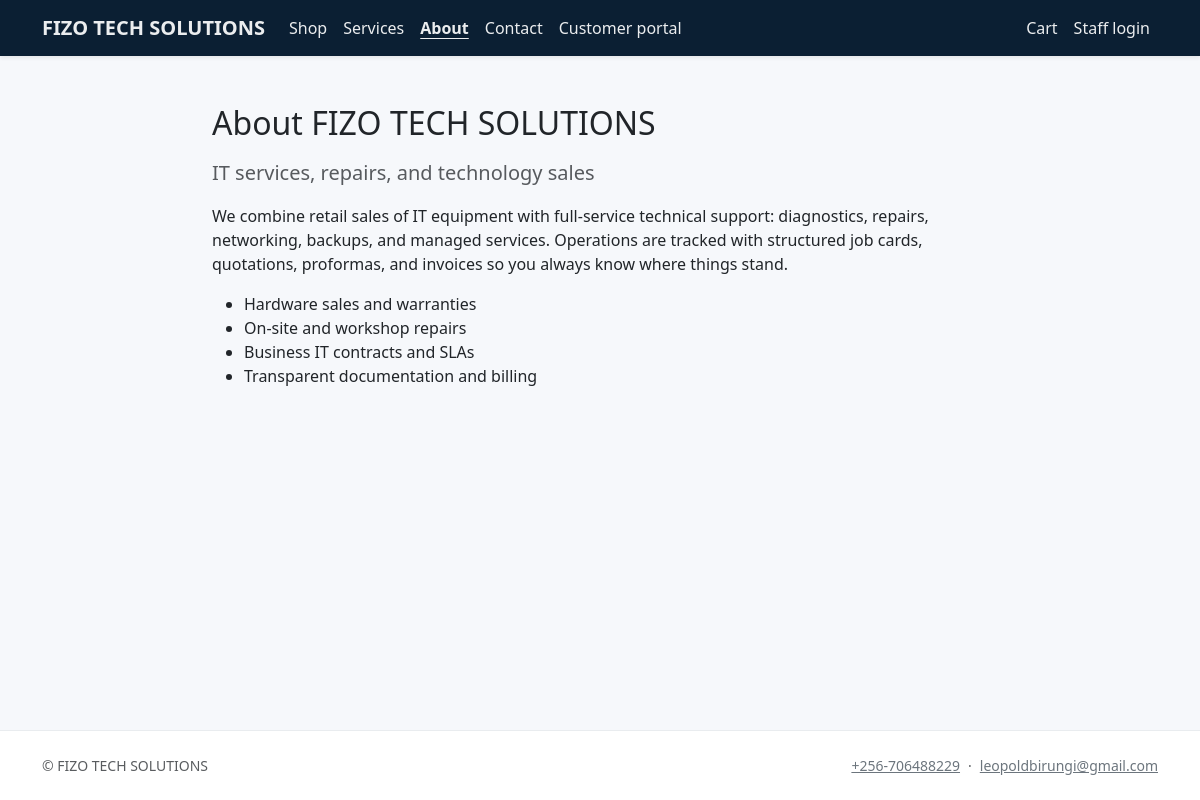
The page /about/ on the database its author committed.
### core/models.py (models this page shows, shortened)
class CompanySettings(models.Model):
    company_name = models.CharField(max_length=200, default="ALLTECH")
    legal_name = models.CharField(max_length=200, blank=True)
    tagline = models.CharField(max_length=300, blank=True)
    email = models.EmailField(blank=True)
    phone = models.CharField(max_length=64, blank=True)
    website = models.URLField(blank=True)
    address_line = models.CharField(max_length=255, blank=True)
    city = models.CharField(max_length=120, blank=True)
    region = models.CharField(max_length=120, blank=True)
    postal_code = models.CharField(max_length=32, blank=True)
    country = models.CharField(max_length=120, blank=True)
    tax_id = models.CharField(max_length=64, blank=True, verbose_name="Tax / VAT ID")
    bank_details = models.TextField(blank=True, help_text="Shown on invoices / proformas.")
    default_tax_rate = models.DecimalField(
        max_digits=5, decimal_places=2, default=0, help_text="Percentage, e.g. 15.00"
    )
    currency_code = models.CharField(max_length=8, default="UGX")
    logo = models.ImageField(upload_to="company/", blank=True, null=True)
    sla_low_hours = models.PositiveIntegerField(
        default=168, help_text="SLA target (hours) for Low priority work — default 1 week."
    )
    sla_normal_hours = models.PositiveIntegerField(
        default=72, help_text="SLA target (hours) for Normal priority — default 3 days."
    )
    sla_high_hours = models.PositiveIntegerField(
        default=24, help_text="SLA target (hours) for High priority — default 24h."
    )
    sla_urgent_hours = models.PositiveIntegerField(
        default=8, help_text="SLA target (hours) for Urgent priority — default 8h."
    )
    class Meta:
        verbose_name = "Company settings"
        verbose_name_plural = "Company settings"
    @classmethod
    def load(cls) -> "CompanySettings":
        obj, _ = cls.objects.get_or_create(pk=1)
        return obj

### core/views.py (the view)
# urls.py: path("about/", views.AboutView.as_view(), name="about"),
class AboutView(TemplateView):
    template_name = "core/about.html"

### commerce/cart.py (called while the page is built, shortened)
def _cart_dict(session: dict[str, Any]) -> dict[str, int]:
    raw = session.get(CART_SESSION_KEY)
    if not isinstance(raw, dict):
        return {}

def cart_item_count(session) -> int:
    return sum(_cart_dict(session).values())

### commerce/context_processors.py (called while the page is built)
def cart_summary(request):
    return {"cart_item_count": cart_mod.cart_item_count(request.session)}

### core/context_processors.py (called while the page is built)
def company(request):
    m = getattr(request, "resolver_match", None)
    url_name = getattr(m, "url_name", "") or ""
    ctx = {
        "company": CompanySettings.load(),
        "resolve_url_name": url_name,
    }
    user = getattr(request, "user", None)
    if user is not None and user.is_authenticated and user.is_staff:
        ctx["staff_unread_notifications"] = StaffNotification.objects.filter(
            recipient=user, is_read=False
        ).count()
    else:
        ctx["staff_unread_notifications"] = 0
    return ctx

### templates/core/about.html (shortened to what this page needs)
{% extends "base.html" %}
{% block content %}
<div class="container py-5 col-lg-8">
  <h1 class="h2 mb-3">About {{ company.company_name }}</h1>
  <p class="lead text-muted">{{ company.tagline }}</p>
  <p>
    We combine retail sales of IT equipment with full-service technical support: diagnostics, repairs,
    networking, backups, and managed services. Operations are tracked with structured job cards,
    quotations, proformas, and invoices so you always know where things stand.
  </p>
  <ul>
    <li>Hardware sales and warranties</li>
    <li>On-site and workshop repairs</li>
    <li>Business IT contracts and SLAs</li>
    <li>Transparent documentation and billing</li>
  </ul>
</div>
{% endblock %}

### templates/base.html (shortened to what this page needs)
{% load static %}
<!DOCTYPE html>
<html lang="en">
<head>
  <link href="https://cdn.jsdelivr.net/npm/bootstrap@5.3.3/dist/css/bootstrap.min.css" rel="stylesheet">
  <link href="https://cdn.jsdelivr.net/npm/bootstrap-icons@1.11.3/font/bootstrap-icons.min.css" rel="stylesheet">
  <link href="{% static 'css/site.css' %}" rel="stylesheet">
</head>
<body class="d-flex flex-column min-vh-100 site-body">
  <header>
  {% with u=resolve_url_name %}
  <nav class="navbar navbar-expand-lg navbar-dark site-navbar shadow-sm sticky-top" aria-label="Main navigation">
    <div class="container">
      <a class="navbar-brand fw-semibold" href="{% url 'home' %}">{{ company.company_name }}</a>
      <div class="collapse navbar-collapse" id="navMain">
        <ul class="navbar-nav me-auto mb-2 mb-lg-0">
          <li class="nav-item"><a class="nav-link" href="{% url 'product_list' %}" >Shop</a></li>
          <li class="nav-item"><a class="nav-link" href="{% url 'product_list' %}?kind=service" >Services</a></li>
          <li class="nav-item"><a class="nav-link" href="{% url 'about' %}" {% if u == 'about' %}aria-current="page"{% endif %}>About</a></li>
          <li class="nav-item"><a class="nav-link" href="{% url 'contact' %}" {% if u == 'contact' %}aria-current="page"{% endif %}>Contact</a></li>
          <li class="nav-item"><a class="nav-link" href="{% if user.is_authenticated %}{% url 'portal_home' %}{% else %}{% url 'portal_login' %}{% endif %}" {% if 'portal_' in u %}aria-current="page"{% endif %}>Customer portal</a></li>
        </ul>
        <ul class="navbar-nav ms-auto">
          <li class="nav-item">
            <a class="nav-link" href="{% url 'cart' %}" {% if u == 'cart' or u == 'checkout' %}aria-current="page"{% endif %} {% if cart_item_count %}aria-label="Shopping cart, {{ cart_item_count }} items"{% else %}aria-label="Shopping cart"{% endif %}>Cart
            </a>
          </li>
          {% if user.is_authenticated %}
          <li class="nav-item"><span class="nav-link disabled small" aria-hidden="true">{{ user.get_username }}</span><span class="visually-hidden">Signed in as {{ user.get_username }}</span></li>
          <li class="nav-item">
            <form method="post" action="{% url 'logout' %}" class="d-inline">
              {% csrf_token %}
              <button type="submit" class="nav-link bg-transparent border-0 text-start w-100 py-2" aria-label="Log out {{ user.get_username }}">Log out</button>
            </form>
          </li>
          {% else %}
          <li class="nav-item"><a class="nav-link" href="{% url 'login' %}" {% if u == 'login' %}aria-current="page"{% endif %}>Staff login</a></li>
          {% endif %}
        </ul>
      </div>
    </div>
  </nav>
  {% endwith %}
  </header>
  <main id="main-content" class="flex-grow-1 site-main">
    {% block content %}{% endblock %}
  </main>
  <footer class="footer-site py-4 mt-auto d-none d-lg-block">
    <div class="container small text-muted d-flex flex-wrap justify-content-between gap-2 align-items-center">
      <span>&copy; {{ company.company_name }}</span>
      <span class="d-flex flex-wrap gap-2 align-items-center">
        {% if company.phone %}<a class="link-secondary text-decoration-underline" href="tel:{{ company.phone|cut:' ' }}">{{ company.phone }}</a>{% endif %}
        {% if company.phone and company.email %}<span aria-hidden="true">·</span>{% endif %}
        {% if company.email %}<a class="link-secondary text-decoration-underline" href="mailto:{{ company.email }}">{{ company.email }}</a>{% endif %}
      </span>
    </div>
  </footer>
</body>
</html>

### static/css/site.css (style rules this page uses)
:root { --at-navy: #0b1f33; --at-accent: #0d6efd; --at-muted: #6c757d; --at-tabbar-h: 3.5rem; --at-tabbar-more: 5.5rem; }
body { font-family: "Segoe UI", system-ui, -apple-system, sans-serif; color: #212529; background: #f6f8fb; }
.site-navbar { background: var(--at-navy) !important; }
.site-navbar .nav-link, .site-navbar .navbar-brand { color: rgba(255, 255, 255, 0.92) !important; }
.site-navbar .nav-link[aria-current="page"] { font-weight: 600; text-decoration: underline; text-underline-offset: 0.25rem; }
.footer-site { background: #fff; border-top: 1px solid #e9ecef; margin-top: 3rem; }
@media (min-width: 992px) { .site-main { padding-bottom: 0 !important; } }

### rows shown on the page
CompanySettings: company_name "FIZO TECH SOLUTIONS", tagline "IT services, repairs, and technology sales", phone "+256-706488229", email "leopoldbirungi@gmail.com"
